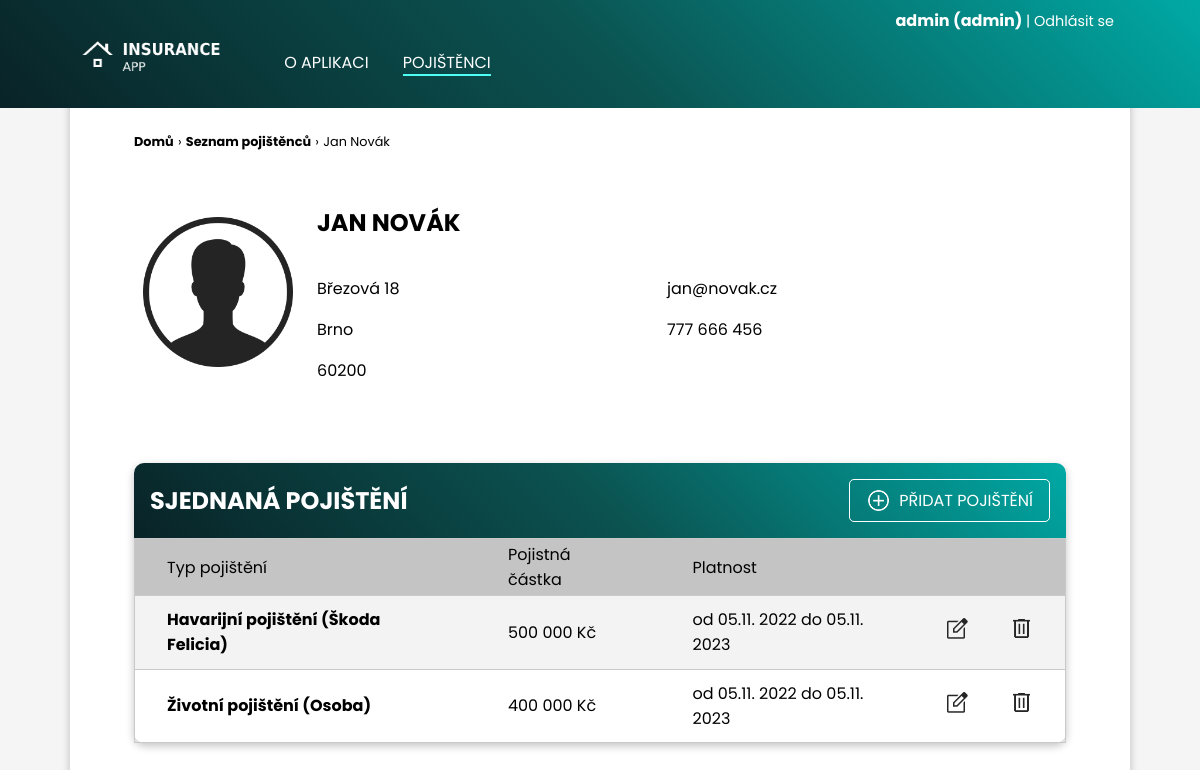
The app's page /pojistenci/1/ (signed in) with its own data.
### clients/models.py (models this page shows, shortened)
class Client(models.Model):
    name = models.CharField(max_length=200, verbose_name="Jméno")
    surname = models.CharField(max_length=200, verbose_name="Příjmení")
    street_address = models.CharField(max_length=200, verbose_name="Ulice a číslo popisné")
    city = models.CharField(max_length=100, verbose_name="Město")
    postal_code = models.CharField(max_length=6, verbose_name="Poštovní směrovací číslo")
    email = models.EmailField(max_length=200, verbose_name="Email")
    phone_number = models.CharField(max_length=16, verbose_name="Telefon")

class Insurance(models.Model):
    TYPES_OF_INSURANCE = [
        ("MAJETEK", "Pojištění majetku"),
        ("HAVARIJNI", "Havarijní pojištění"),
        ("ZIVOTNI", "Životní pojištění"),
        ("URAZOVE", "Úrazové pojištění"),
        ("ODPOVEDNOSTI", "Pojištění odpovědnosti")
    ]
    insurance_type = models.CharField(max_length=30, choices=TYPES_OF_INSURANCE, verbose_name="Typ pojištění")
    subject = models.CharField(max_length=100, verbose_name="Předmět pojištění")
    amount = models.PositiveIntegerField(verbose_name="Pojistná částka")
    date_from = models.DateField(default=date.today, verbose_name="Pojištění od")
    date_to = models.DateField(default=date.today, verbose_name="Pojištění do")
    client = models.ForeignKey(Client, on_delete=models.CASCADE)
    def __str__(self):
        return f"{self.insurance_type}: {self.subject}, {self.amount}"

### clients/views.py (the view)
# urls.py: path("pojistenci/<int:pk>/", views.client_detail, name="client-detail"),
@login_required
def client_detail(request, pk):
    client = Client.objects.get(id=pk)
    insurances = Insurance.objects.filter(client_id=pk)
    print(insurances)
    return render(request, "clients/client_detail.html", {
        "client": client,
        "insurances": insurances
    })

### clients/templates/clients/client_detail.html (shortened to what this page needs)
{% extends 'clients/layout.html' %}
{% load static %}
{% block navigation %}
<li><a  href="{% url 'clients:index' %}">O&nbsp;aplikaci</a></li>
<li><a class="active" href="{% url 'clients:list-all-clients' %}">Pojištěnci</a></li>
{% endblock navigation %}
{% block section %}
    <div class="page-path">
        <a href="{% url 'clients:index' %}">Domů</a>
        <p>&rsaquo;</p>
        <a href="{% url 'clients:list-all-clients' %}">Seznam pojištěnců</a> <p>&rsaquo;</p>
        <p> {{ client.name }} {{ client.surname }}</p>
    </div>
    <div class="client-detail">
        {% if client.surname|slice:"-1:" == "á" %}
        <img class="client-detail-portrait" src="{% static 'clients/user_female_icon.png' %}" height="150px" alt="">
        {% else %}
        <img class="client-detail-portrait" src="{% static 'clients/user_male_icon.png' %}" height="150px" alt="">
        {% endif %}
        <h2 id="client-detail-name">{{ client.name }} {{ client.surname }}</h2>
        <div id="client-detail-address">
            <p>{{ client.street_address }}</p>
            <p>{{ client.city }}</p>
            <p>{{ client.postal_code }}</p>
        </div>
        <div id="client-detail-contact">
            <p>{{ client.email }}</p>
            <p>{{ client.phone_number }}</p>
        </div>
    </div>
    <div class="table-content-box">
        <div class="content-box-header table-header">
            <h2>Sjednaná pojištění</h2>
            {% if user.is_staff %}
            <a href="{% url 'clients:create-insurance' pk=client.id %}"><img src="{% static 'clients/add_circle_blue.png' %}" alt="add circle" height="25px">PŘIDAT POJIŠTĚNÍ</a>
            {% endif %}
        </div>
        <div class="custom-table">
            <table>
                {% if insurances|length > 0 %}
                <tr>
                    <th>Typ pojištění</th>
                    <th>Pojistná částka</th>
                    <th>Platnost</th>
                    <th></th>
                    <th></th>
                </tr>
                {% endif %}
                {% for insurance in insurances %}
                <tr>
                    <td><a href="{% url 'clients:insurance-detail' pk=client.id id=insurance.id %}">{{ insurance.get_insurance_type_display }} ({{ insurance.subject }})</a></td>
                    <td>{{ insurance.amount }} Kč</td>
                    <td>od {{ insurance.date_from|date:"d.m. Y" }} do {{ insurance.date_to|date:"d.m. Y" }}</td>
                    {% if user.is_staff %}
                    <td class="table-button"><a href="{% url 'clients:edit-insurance' pk=client.id id=insurance.id %}"><img src="{% static 'clients/edit.png' %}" height="25px" alt="edit" title="upravit"></a></td>
                    <td class="table-button"><a href="{% url 'clients:delete-insurance' pk=client.id id=insurance.id %}"><img src="{% static 'clients/delete.png' %}" height="25px" alt="delete" title="smazat"></a></td>
                    {% else %}
                    <td></td>
                    <td></td>
                    {% endif %}
                </tr>
                {% empty %}
                    <p class="empty-message">Klient nemá sjednáno žádné pojištění.</p>
                {% endfor %}
            </table>
        </div>
    </div>
{% endblock section %}

### clients/templates/clients/layout.html (shortened to what this page needs)
{% load static %}
<!DOCTYPE html>
<html lang="cs-cz">
<head>
    <link rel="stylesheet" href="{% static 'clients/styles.css' %}">
</head>
<body>
    <header>
        <div id="login-logout-bar" class="container">
            {% if user.is_authenticated %}
                <p id="username">{{ request.user.username }} {% if user.is_staff %} (admin) {% endif %}</p><a href="{% url 'logout' %}" class="login-logout">| Odhlásit se</a>
            {% else %}
                <a href="{% url 'login' %}" class="login-logout">Přihlásit se </a><a href="{% url 'register' %}" id="register-btn">Registrovat se</a>
            {% endif %}
        </div>
        <div id="header-content" class="container">
            <img src="{% static 'clients/app_logo.png' %}" height="50px" alt="">
            <nav>
                <ul>
                    {% block navigation %}{% endblock navigation %}
                </ul>
            </nav>
        </div>
    </header>
    <section class="container">
        {% block section %}
        {% endblock section %}
    </section>
</body>
</html>

### clients/static/clients/styles.css (style rules this page uses)
:root { --main: linear-gradient(45deg, #092327 0%, #0B5351 50%, #00A9A5 100%); --box: linear-gradient(45deg, #092327 0%, #0B5351 100%); }
body { padding: 0; margin: 0; box-sizing: border-box; font-family: Poppins, sans-serif; background: rgb(245, 245, 245); min-height: 100vh; }
h1, h2, h3 { text-transform: uppercase; }
a { text-decoration: none; color:black; }
header { min-height: 6em; width: 100vw; background: var(--main); color: white; position: fixed; }
#login-logout-bar { text-align: right; padding: 0.5em 2em 0 0; }
#username { display: inline; font-weight: bold; }
.login-logout { display: inline; text-decoration: none; color: white; font-size: 0.9em; transition: all 0.2s ease; }
#header-content { display: flex; padding: 0 0 0 1em; margin-top: 0; }
#header-content ul, #header-content h1 { padding-top: 0; margin-top: 0; }
nav ul { display: flex; flex-direction: row; }
nav ul li { padding: 1px; margin: 1em; list-style-type: none; text-transform: uppercase; }
nav ul li a { text-decoration: none; color: white; border-bottom: 2px solid transparent; transition: all 0.2s ease; }
.active { border-bottom: 2px solid #4FFFF3; }
section { box-sizing: border-box; background: white; min-height: 90vh; padding: 4em; padding-top: 8em; border-top: 0; border-radius: 0 0 10px 10px; box-shadow: rgba(0, 0, 0, 0.24) 0px 3px 8px; }
.container { max-width: 1060px; margin: 0 auto; }
.content-box-header { background: var(--main); color: white; border-radius: 10px 10px 0 0; padding: 1em; }
.content-box-header h2, .content-box-header h3 { padding: 0; margin: 0; }
.table-content-box { max-width: 100%; border-radius: 10px; box-shadow: rgba(0, 0, 0, 0.24) 0px 3px 8px; }
.table-header { display: flex; align-items: center; justify-content: space-between; }
.table-header a { color: white; text-decoration: none; border: 1px solid white; padding: 0.5em 1em; border-radius: 5px; margin-left: 1em; transition: all 0.2s ease; filter: grayscale(1) brightness(150%); }
.table-header img { vertical-align: bottom; padding-right: 0.5em; }
table, tr { border-collapse: collapse; border: 1px solid rgb(201, 201, 201); width: 100%; }
table td { padding: 0.7em 2em; text-align: left; }
th { font-weight: normal; text-align: left; padding: 0.2em 2em; background: rgb(196, 196, 196); }
tr:nth-child(even) { background-color: #f3f3f3; }
.custom-table a { text-decoration: none; font-weight: bold; }
.table-button { padding: 0 0.5em; filter: contrast(70%); }
.client-detail { max-width: 700px; display: grid; grid-template-columns: 1fr 2fr 1fr; grid-template-rows: auto auto; gap: 0 1em; margin-bottom: 4em; }
.client-detail-portrait { grid-column: 1; grid-row: 1 / 3; margin: auto; }
#client-detail-name { grid-column: 2 / 3; grid-row: 1; }
#client-detail-address { grid-column: 2; grid-row: 2; }
#client-detail-contact { grid-column: 3; grid-row: 2; }
.page-path { display: block; margin-bottom: 2em; }
.page-path > * { display: inline; font-size: 0.8em; font-weight: bold; text-decoration: none; }
.page-path p { font-weight: normal; }

### records on screen
Client: name "Jan", surname "Novák", name "JAN", surname "NOVÁK", street_address "Březová 18", city "Brno", postal_code "60200", email "jan@novak.cz", phone_number "777 666 456"
Insurance: insurance_type "Havarijní pojištění", subject "Škoda Felicia", amount "500 000", date_from "05.11. 2022", date_to "05.11. 2023"
Insurance: insurance_type "Životní pojištění", subject "Osoba", amount "400 000", date_from "05.11. 2022", date_to "05.11. 2023"

### other values on screen
{{ request.user.username }} "admin"
